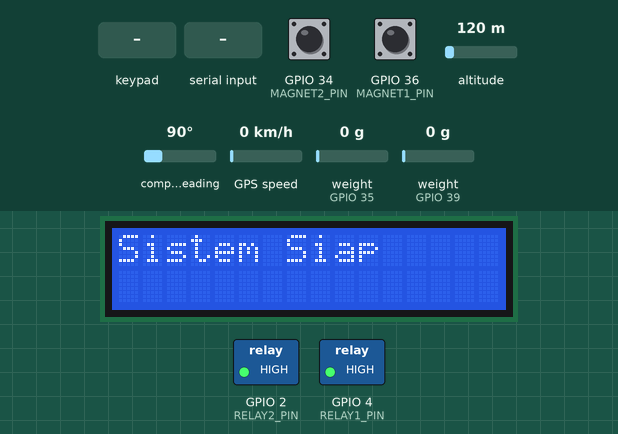
Recording of a sketch running on a simulated ESP32. Parts: 16×2 character LCD, switched loads named in the sketch (green lamp = pin HIGH). The test bench sets the inputs (shaded band); at power-on: GPIO 34 (MAGNET2_PIN) HIGH, GPIO 36 (MAGNET1_PIN) HIGH, altitude 120 m, compass heading 90°, GPS speed 0 km/h, weight on the scale (sensors on GPIO 35, GPIO 39) 0 g. The local clock reads 2024-03-15 10:24:30 at power-on unless the sketch sets it; the GPS gets a fix after 3 s at 37.7749, -122.4194 with 8 satellites; what the sketch prints to the serial monitor is not drawn.

Above: at 5.4 s.
5.5 s: keypad keys 1 3 1 2 1 4 2 7 # pressed 0.4 s apart
At 9.7 s:
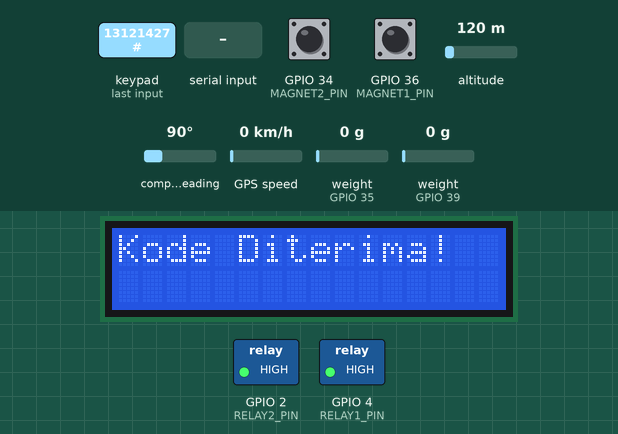
10.6 s: "buka1\n" received over Serial
At 11.7 s:
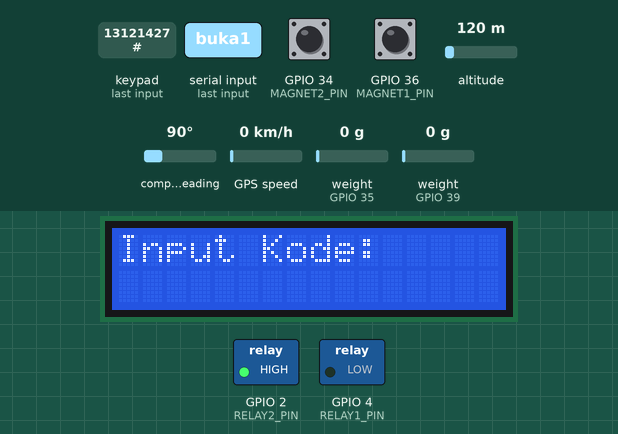
12.1 s: key '4' pressed
At 13.3 s:
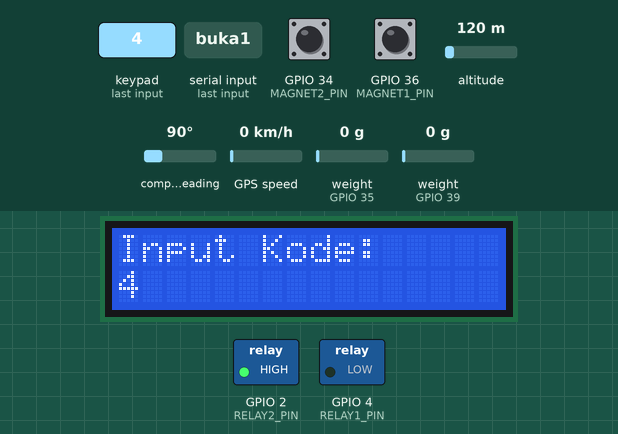
13.6 s: key '#' pressed
At 14.5 s:
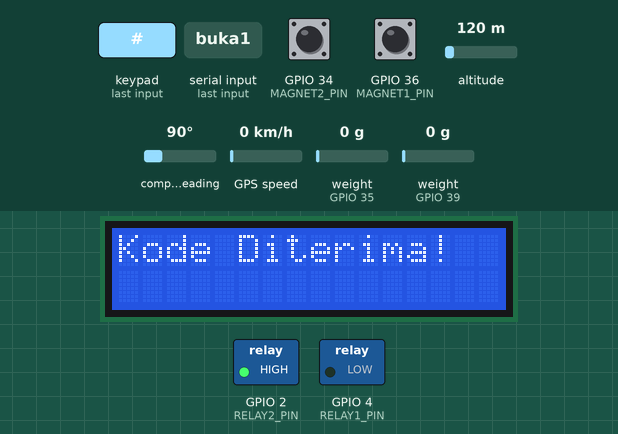
16.6 s: keypad keys 2 6 2 5 3 3 # pressed 0.4 s apart
At 16.82 s:
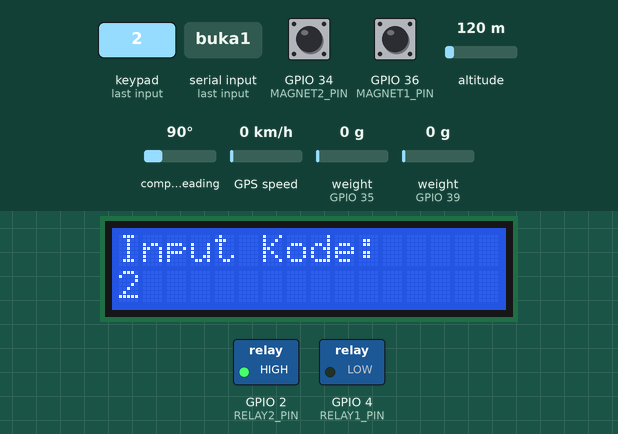
Timing chart, 0 to 19.6 s (numbered marks = the images above; inputs shaded):
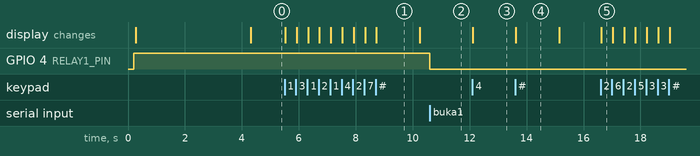

The sketch:

SemuaSensorterbaru10_5_2025.ino
```cpp
#include <Wire.h>
#include <HX711.h>
#include <Keypad.h>
#include <LiquidCrystal_I2C.h>
#include <RTClib.h>
#include <TinyGPSPlus.h>
#include <Arduino_JSON.h>

TaskHandle_t SensorTask;

// ---------------- PIN MAPPING ----------------
const int LOADCELL1_DOUT = 35;
const int LOADCELL1_SCK  = 18;
const int LOADCELL2_DOUT = 39;
const int LOADCELL2_SCK  = 19;
const int MAGNET1_PIN = 36;
const int MAGNET2_PIN = 34;
const int GPS_RX_PIN = 16;
const int GPS_TX_PIN = 17;
const int RELAY1_PIN = 4;
const int RELAY2_PIN = 2;

const byte ROWS = 4;
const byte COLS = 3;
byte rowPins[ROWS] = {13, 12, 14, 27};
byte colPins[COLS] = {26, 25, 33};

// ---------------- OBJEK PERANGKAT ----------------
HX711 scale1;
HX711 scale2;
TinyGPSPlus gps;
HardwareSerial SerialGPS(2);
LiquidCrystal_I2C lcd(0x27, 16, 2);
RTC_DS3231 rtc;
char keys[ROWS][COLS] = {
  {'1','2','3'},
  {'4','5','6'},
  {'7','8','9'},
  {'*','0','#'}
};
Keypad keypad = Keypad(makeKeymap(keys), rowPins, colPins, ROWS, COLS);

// ---------------- VARIABEL GLOBAL ----------------
float cal1 = -10500.0;
float cal2 = -10500.0;

volatile float weight1 = 0.0;
volatile float weight2 = 0.0;
volatile bool door1_closed = false;
volatile bool door2_closed = false;
volatile float gpsLat = 0.0, gpsLng = 0.0;
volatile bool gpsValid = false;

String keypadBuffer = "";
unsigned long lastPrint = 0;
const unsigned long PRINT_INTERVAL = 2000;

// ---------------- FUNGSI-FUNGSI HELPER ----------------

void handleKeypadSubmit(String code) {
  Serial.print("Keypad submit: ");
  Serial.println(code);

  lcd.clear();
  lcd.print("Kode Diterima!");
  delay(1500);
  keypadBuffer = "";
  lcd.clear();
  lcd.print("Sistem Siap");
}

void setRelay(int relayPin, bool on) {
  digitalWrite(relayPin, on ? LOW : HIGH);
}

// =================================================================
// TUGAS UNTUK MEMBACA SEMUA SENSOR DI CORE 0 (BACKGROUND)
// =================================================================
void sensorTask(void *pvParameters) {
  Serial.println("Sensor Task dimulai di Core 0.");
  for (;;) {
    while (SerialGPS.available() > 0) gps.encode(SerialGPS.read());
    if (gps.location.isUpdated() && gps.location.isValid()) {
      gpsLat = gps.location.lat();
      gpsLng = gps.location.lng();
      gpsValid = true;
    }
    if (scale1.is_ready()) weight1 = scale1.get_units(5);
    if (scale2.is_ready()) weight2 = scale2.get_units(5);
    door1_closed = (digitalRead(MAGNET1_PIN) == LOW);
    door2_closed = (digitalRead(MAGNET2_PIN) == LOW);
    vTaskDelay(10 / portTICK_PERIOD_MS);
  }
}

// ---------------- SETUP (DIJALANKAN DI CORE 1) ----------------
void setup() {
  Serial.begin(115200);
  delay(200);
  Serial.println("Mulai sistem...");

  pinMode(MAGNET1_PIN, INPUT);
  pinMode(MAGNET2_PIN, INPUT);
  pinMode(RELAY1_PIN, OUTPUT);
  pinMode(RELAY2_PIN, OUTPUT);
  digitalWrite(RELAY1_PIN, HIGH);
  digitalWrite(RELAY2_PIN, HIGH);

  Wire.begin();
  lcd.init();
  lcd.backlight();
  lcd.clear();
  lcd.setCursor(0, 0);
  lcd.print("Hello, world!");
  delay(2000);

  if (!rtc.begin()) Serial.println("ERROR: RTC tidak ditemukan!");
  else if (rtc.lostPower()) rtc.adjust(DateTime(F(__DATE__), F(__TIME__)));

  scale1.begin(LOADCELL1_DOUT, LOADCELL1_SCK);
  scale1.set_scale(cal1);
  scale1.tare();
  scale2.begin(LOADCELL2_DOUT, LOADCELL2_SCK);
  scale2.set_scale(cal2);
  scale2.tare();

  SerialGPS.begin(9600, SERIAL_8N1, GPS_RX_PIN, GPS_TX_PIN);

  xTaskCreatePinnedToCore(sensorTask, "SensorTask", 10000, NULL, 1, &SensorTask, 0);

  lcd.clear();
  lcd.print("Sistem Siap");
}

// ---------------- LOOP UTAMA (DIJALANKAN DI CORE 1) ----------------
void loop() {
  char k = keypad.getKey();
  if (k) {
    if (k == '*') {
      keypadBuffer = "";
    } else if (k == '#') {
      handleKeypadSubmit(keypadBuffer);
    } else {
      keypadBuffer += k;
    }

    lcd.clear();
    lcd.setCursor(0,0);
    lcd.print("Input Kode:");

    // Angka akan muncul di baris kedua LCD
    lcd.setCursor(0,1);
    lcd.print(keypadBuffer);
  }

  if (Serial.available()) {
    String cmd = Serial.readStringUntil('\n');
    cmd.trim();
    if (cmd == "buka1")       setRelay(RELAY1_PIN, true);
    else if (cmd == "tutup1") setRelay(RELAY1_PIN, false);
    else if (cmd == "buka2")  setRelay(RELAY2_PIN, true);
    else if (cmd == "tutup2") setRelay(RELAY2_PIN, false);
    else if (cmd == "tare1")  scale1.tare();
    else if (cmd == "tare2")  scale2.tare();
    else if (cmd.startsWith("setcal1 ")) {
      cal1 = cmd.substring(8).toFloat();
      scale1.set_scale(cal1);
    }
    else if (cmd.startsWith("setcal2 ")) {
      cal2 = cmd.substring(8).toFloat();
      scale2.set_scale(cal2);
    }
  }

  if (millis() - lastPrint >= PRINT_INTERVAL) {
    lastPrint = millis();
    DateTime t = rtc.now();
    char timeBuf[32];
    sprintf(timeBuf, "%04d-%02d-%02d %02d:%02d:%02d", t.year(), t.month(), t.day(), t.hour(), t.minute(), t.second());

    Serial.println("\n---- STATUS ----");
    Serial.print("Waktu RTC   : "); Serial.println(timeBuf);
    Serial.print("Berat 1     : "); Serial.print(weight1, 3); Serial.println(" kg");
    Serial.print("Berat 2     : "); Serial.print(weight2, 3); Serial.println(" kg");
    Serial.print("Pintu 1     : ");
    Serial.println(door1_closed ? "Terbuka" : "Tertutup");
    Serial.print("Pintu 2     : "); Serial.println(door2_closed ? "Terbuka" : "Tertutup");
    Serial.print("GPS         : ");
    if (gpsValid) {
      Serial.print(gpsLat, 6); Serial.print(", "); Serial.println(gpsLng, 6);
    } else {
      Serial.println("Mencari sinyal...");
    }
    Serial.println("----------------");
  }
}
```

Measured:
- after the input at 5.5 s, the display: first changes at once (image 1 shows a later state)
- after the input at 10.6 s, GPIO 4 (RELAY1_PIN): HIGH → LOW at once
- after the input at 12.1 s, the display: changes at once (image 3)
- after the input at 13.6 s, the display: changes at once (image 4)
- after the input at 16.6 s, the display: changes at once (image 5)
- what the display in image 1 shows lasts 1.5 s, from 8.7 s to 10.2 s
